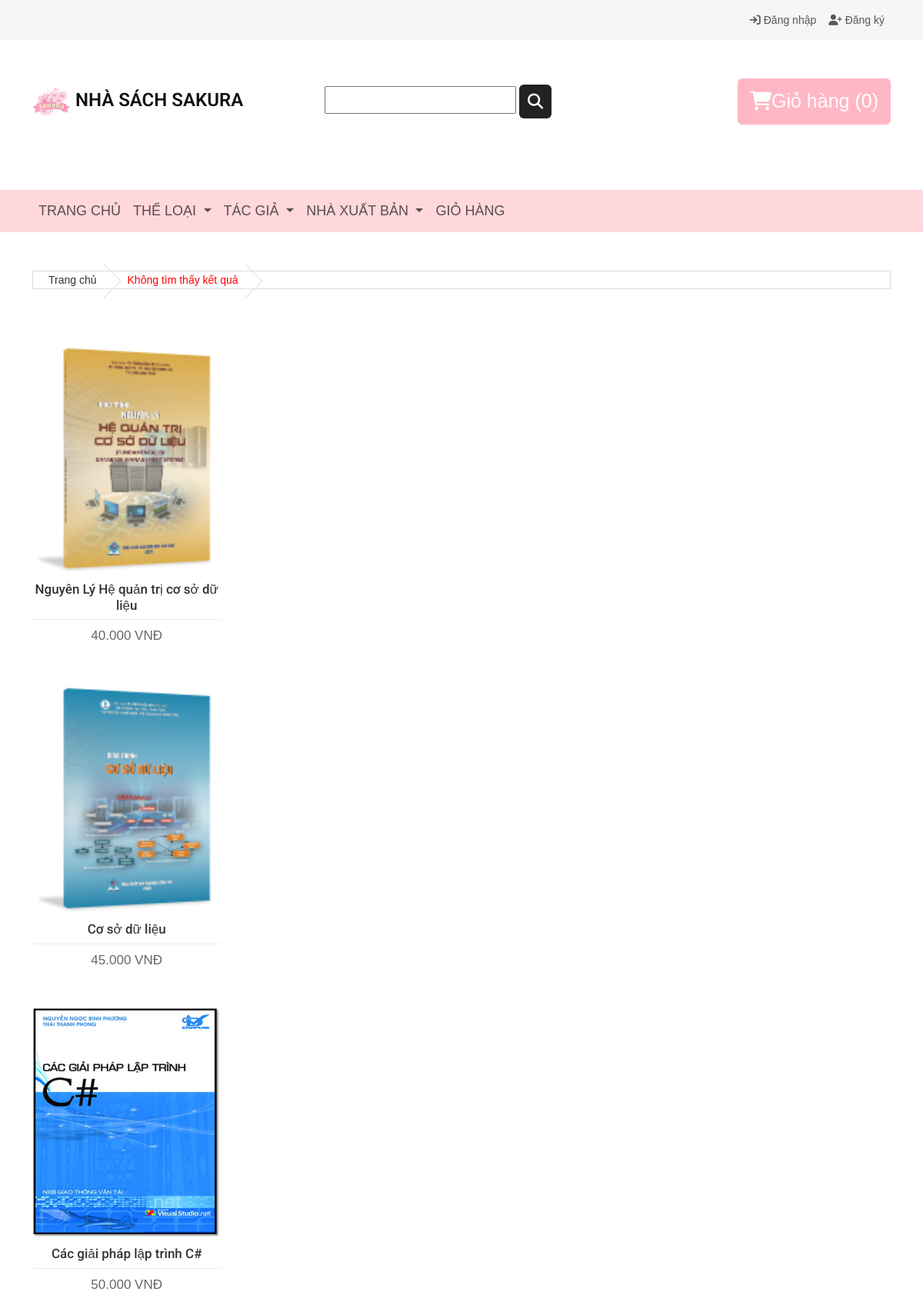
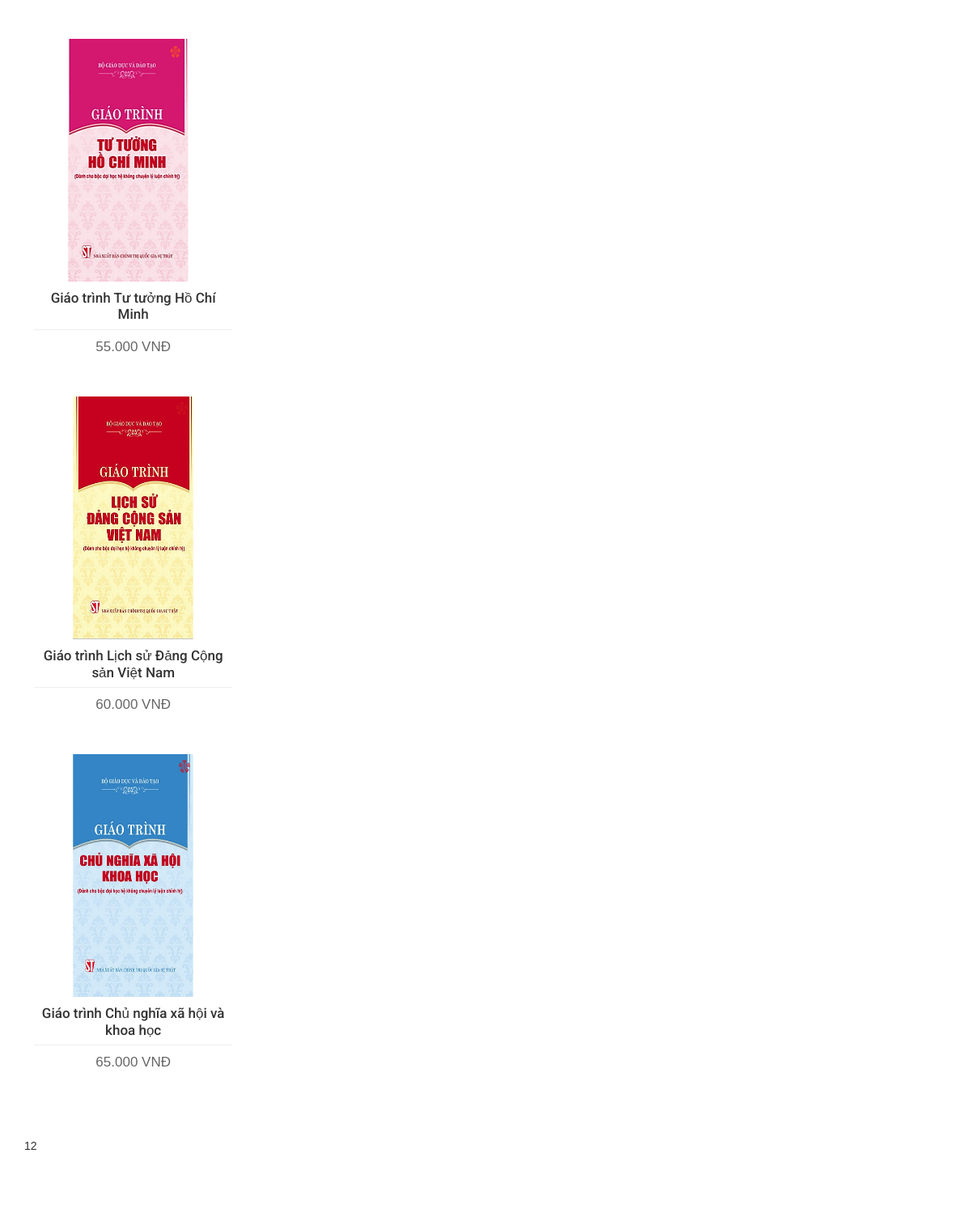
/search_nore.php (upper part), run on the app's committed database (2 pictures, top to bottom).
### tables this page shows
create table sach (
	maSach char(10) not null,
	tenSach varchar(50) not null, 
    giaSach double not null, 
    hinhAnh varchar(200) not null, 
    maTG char(10) not null,
    maTL char(10) not null,
    maNXB char(10) not null,
	namXuatBan int, 
    mota text not null, 
	primary key (maSach),
	foreign key (maTG) references tacGia(maTG),
	foreign key (maTL) references theLoai(maTL),
	foreign key (maNXB) references nhaXuatBan(maNXB)
);

### public/search_nore.php (the view, shortened to what this page needs)
<?php
include __DIR__ . '/../src/partials/header.php';
?>
<div id="page-content" class="single-page">
    <div class="container">
        <div class="row">
            <div class="col-lg-12">
                <ul class="breadcrumb">
                    <li><a href="index.php">Trang chủ</a></li>
                    <li><a style="color:red">Không tìm thấy kết quả</a></li>
                </ul>
            </div>
        </div>
        <div class="row">
            <div id="main-content" class="col-md-8">
                <div class="row">
                    <div class="col-md-12">
                        <div class="products">
                            <?php
                            require '../src/myconnect.php';
                            $result = mysqli_query($conn, "select count(maSach) as total from sach ");
                            $row = mysqli_fetch_assoc($result);
                            $total_records = $row['total'];
                            $current_page = isset($_GET['page']) ? $_GET['page'] : 1;
                            $limit = 6;
                            $total_page = ceil($total_records / $limit);
                            $start = ($current_page - 1) * $limit;
                            $result = mysqli_query($conn, "SELECT * FROM sach   LIMIT $start, $limit ");
                            while ($row = mysqli_fetch_assoc($result)) {
                            ?>
                                <div class="col-lg-4 col-md-4 col-sm-6 col-xs-12">
                                    <div class="product">
                                        <div class="image"><a href="product.php?id=<?php echo $row["maSach"] ?>"><img src="images/<?php echo $row["hinhAnh"] ?>" style="width:300px;height:300px" /></a></div>
                                        <div class="caption">
                                            <div class="name">
                                                <h3><a href="product.php"><?php echo $row["tenSach"] ?></a></h3>
                                            </div>
                                            <div class="price"><?php echo $row["giaSach"] ?>.000 VNĐ</div>
                                        </div>
                                    </div>
                                </div>
                            <?php
                            }
                            ?>
                        </div>
                    </div>
                </div>
                <div class="row text-center">
                    <ul class="pagination">
                        <?php
                        for ($i = 1; $i <= $total_page; $i++) {
                            if ($i == $current_page) {
                        ?>
                                <li class="active"><a href="#"><?php echo $i ?></a></li>
                            <?php
                            }
                            ?>
                            <?php
                            if ($i != $current_page) {
                            ?>
                                <li><?php echo '<a href="search_nore.php?&page=' . $i . '">' . $i . '</a> '; ?></li>
                            <?php
                            }
                            ?>
                        <?php
                        }
                        ?>
                    </ul>
                </div>
            </div>
        </div>
    </div>
</div>
<?php
include __DIR__ . '/../src/partials/footer.php';
?>

### src/partials/header.php (shortened to what this page needs)
<!DOCTYPE html>
<html lang="en">
<head>
    <link href="https://cdn.jsdelivr.net/npm/bootstrap@5.3.2/dist/css/bootstrap.min.css" rel="stylesheet" />
    <link rel="stylesheet" href="https://cdnjs.cloudflare.com/ajax/libs/font-awesome/6.4.2/css/all.min.css" />
    <link rel="stylesheet" href="/css/style_user.css">
</head>
<body>
    <nav id="top" class="navbar navbar-expand-lg">
        <div class="container">
            <div class="col-xs-6">
                <ul class="navbar-nav ms-auto mb-2 mb-lg-0">
                    <?php
                    if (!isset($_SESSION['txtus'])) {
                        echo '<li class="nav-item"><a class="nav-link" href="account.php"><span class="fas fa-sign-in"></span> Đăng nhập</a></li>';
                        echo '<li class="nav-item"><a class="nav-link" href="account.php"><span class="fas fa-user-plus"></span> Đăng ký</a></li>';
                    } else {
                        echo '<li class="nav-item"><span class="nav-link"><span class="fas fa-user"></span> Xin chào <b style="color: Tomato;">' . $_SESSION['hoTen'] . '</b></span></li>';
                        echo '<li class="nav-item"><a class="nav-link" href="logout.php"><span class="fas fa-sign-out"></span> Đăng xuất</a></li>';
                    }
                    ?>
                </ul>
            </div>
        </div>
    </nav>
    <header class="container">
        <div class="row">
            <div class="col-md-4" style="margin-bottom:25px">
                <div id="logo">
                    <h5><a href="index.php"><img src="<?php echo '/images/sakura-bookstore-logo.png'; ?>" alt="logo" width="50" height="50"></a> NHÀ SÁCH SAKURA</h5>
                </div>
            </div>
            <div class="col-md-4">
                <form class="form-search" method="GET" action="search.php">
                    <input type="text" class="input-medium search-query" style="margin-top: 10px;" name="txttimkiem" required>
                    <button type="submit" name="tk" class="btn"><span class="fas fa-search"></span></button>
                </form>
            </div>
            <div class="col-md-4">
                <div id="cart">
                    <a class="btn btn-1" href="cart.php">
                        <span class="fas fa-shopping-cart"></span>Giỏ hàng
                        (<?php
                            $ok = 1;
                            if ($ok == 2) {
                                echo count($_SESSION['cart']);
                            } else {
                                echo "0";
                            }
                            ?>)
                    </a>
                </div>
            </div>
        </div>
    </header>
    <nav id="menu" class="navbar navbar-expand-lg">
        <div class="container">
            <div class="collapse navbar-collapse" id="navbarNav">
                <ul class="navbar-nav me-auto">
                    <li class="nav-item">
                        <a class="nav-link" href="index.php">Trang chủ</a>
                    </li>
                    <li class="nav-item dropdown">
                        <a class="nav-link dropdown-toggle" href="#" id="navbarDropdown" role="button" data-bs-toggle="dropdown" aria-expanded="false">
                            Thể loại
                        </a>
                    </li>
                    <li class="nav-item dropdown">
                        <a class="nav-link dropdown-toggle" href="#" id="navbarDropdown" role="button" data-bs-toggle="dropdown" aria-expanded="false">
                            Tác giả
                        </a>
                    </li>
                    <li class="nav-item dropdown">
                        <a class="nav-link dropdown-toggle" href="#" id="navbarDropdown" role="button" data-bs-toggle="dropdown" aria-expanded="false">
                            Nhà xuất bản
                        </a>
                    </li>
                    <li class="nav-item">
                        <a class="nav-link" href="cart.php">Giỏ hàng</a>
                    </li>
                </ul>
            </div>
        </div>
    </nav>

### src/partials/footer.php (shortened to what this page needs)
</body>
</html>

### public/css/style_user.css (style rules this page uses)
body { font-family: Arial;color: #666;background-color: #fff;font-size: 14px;line-height: 1.6em;font-weight: 400; }
html, body { width:100%; padding:0; margin:0; }
html { -webkit-text-size-adjust: none; }
img { max-width:100%; height: auto; width: auto\9 }
h3 { font-size: 32px; }
h5 { font-size: 24px; }
h1,h2,h3,h4,h5,h6 { font-family: 'Roboto', sans-serif;font-weight: 600;color: #111; }
a { color: #333; -webkit-transition: all .2s ease-in-out; -moz-transition: all .2s ease-in-out; transition: all .2s ease-in-out; text-decoration: none; }
ul { padding: 0;margin: 0; }
ul li { list-style:none; }
#top { background-color: #F6F6F6;padding: 7px 0; }
header { padding: 50px 0; }
header #logo { margin: 5px 0 15px; }
header #cart { float: right; }
header .form-search input { width: 70%;height: 36px; }
header .form-search button { background-color: #222; color: #fff;padding: 6px 10px;font-size: 20px; }
#menu { background-color: #ffd8dc;border-radius: 0;text-transform: uppercase; font-size: 18px; }
#page-content.single-page { margin: 50px 0; }
#page-content .row { margin-bottom: 30px; }
.breadcrumb { margin-bottom: 40px;border: 1px solid #ddd; }
.breadcrumb > li { text-shadow: 0 1px 0 #FFF;padding: 0 20px;position: relative;white-space: nowrap; }
.breadcrumb > li + li:before { content: '';padding: 0; }
.breadcrumb > li:after { content: '';display: block;position: absolute;top: -3px;right: -5px;width: 31px;height: 31px;border-right: 1px solid #DDD;border-bottom: 1px solid #DDD;-webkit-transform: rotate(-45deg);-moz-transform: rotate(-45deg);-o-transform: rotate(-45deg);transform: rotate(-45deg); }
.products { text-align: center; }
.products:after, .products:before { clear: both; content: '\0020'; display: block; visibility: hidden; width: 0; height: 0; }
.products .product { margin-bottom: 50px; }
.product:after, .product:before { clear: both; content: '\0020'; display: block; visibility: hidden; width: 0; height: 0; }
.product .name { border-bottom: 1px solid #eee; }
.product .name h3 { font-weight: 500;font-size: 17px;color: #666;margin-top: 10px; }
.product .price { font-size: 17px;margin: 10px 0; }
.btn.btn-1 { background-color: #ffb7c5;color: #fff;font-size: 25px;padding: 10px 15px; }

### data on the page
sach: hinhAnh (picture), tenSach "Nguyên Lý Hệ quản trị cơ sở dữ liệu", giaSach "40"
sach: hinhAnh (picture), tenSach "Cơ sở dữ liệu", giaSach "45"
sach: hinhAnh (picture), tenSach "Các giải pháp lập trình C#", giaSach "50"
sach: hinhAnh (picture), tenSach "Giáo trình Tư tưởng Hồ Chí Minh", giaSach "55"
sach: hinhAnh (picture), tenSach "Giáo trình Lịch sử Đảng Cộng sản Việt Nam", giaSach "60"
sach: hinhAnh (picture), tenSach "Giáo trình Chủ nghĩa xã hội và khoa học", giaSach "65"
